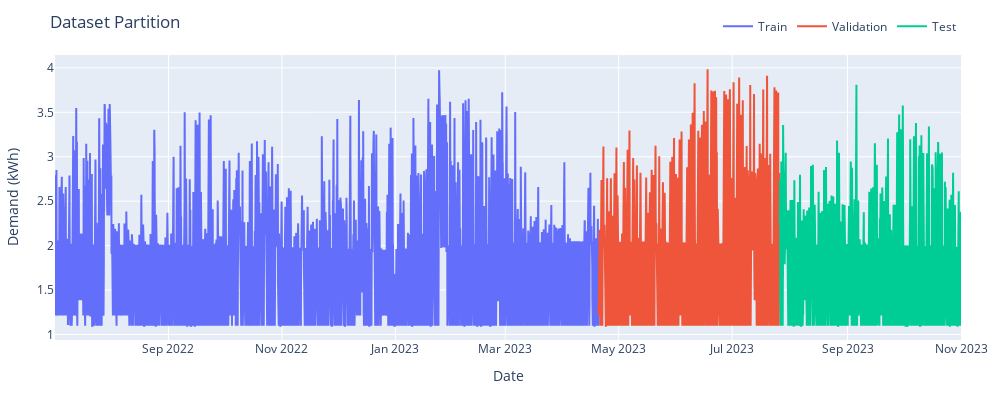

Notebook code for this chart:
### Code cell
plotDatasetSplit(X_train_dates, X_val_dates, X_test_dates, y_train, y_val, y_test)

### Figure 1 — Plotly figure (JSON) as saved in the notebook; plotly's stock layout.template omitted (floating-point values rounded to 4 significant figures; data arrays with more than 128 entries replaced by an {"elided": "..."} marker saying what was removed)
{"data": [{"mode": "lines", "name": "Train", "type": "scatter", "x": {"elided": "7014 str values"}, "y": {"elided": "7014 float values"}}, {"mode": "lines", "name": "Validation", "type": "scatter", "x": {"elided": "2338 str values"}, "y": {"elided": "2338 float values"}}, {"mode": "lines", "name": "Test", "type": "scatter", "x": {"elided": "2339 str values"}, "y": {"elided": "2339 float values"}}], "layout": {"height": 400, "legend": {"orientation": "h", "x": 1, "xanchor": "right", "y": 1.05, "yanchor": "bottom"}, "margin": {"b": 60, "l": 30, "r": 20, "t": 35}, "title": {"text": "Dataset Partition"}, "width": 1000, "xaxis": {"title": {"text": "Date"}}, "yaxis": {"title": {"text": "Demand (kWh)"}}}}
